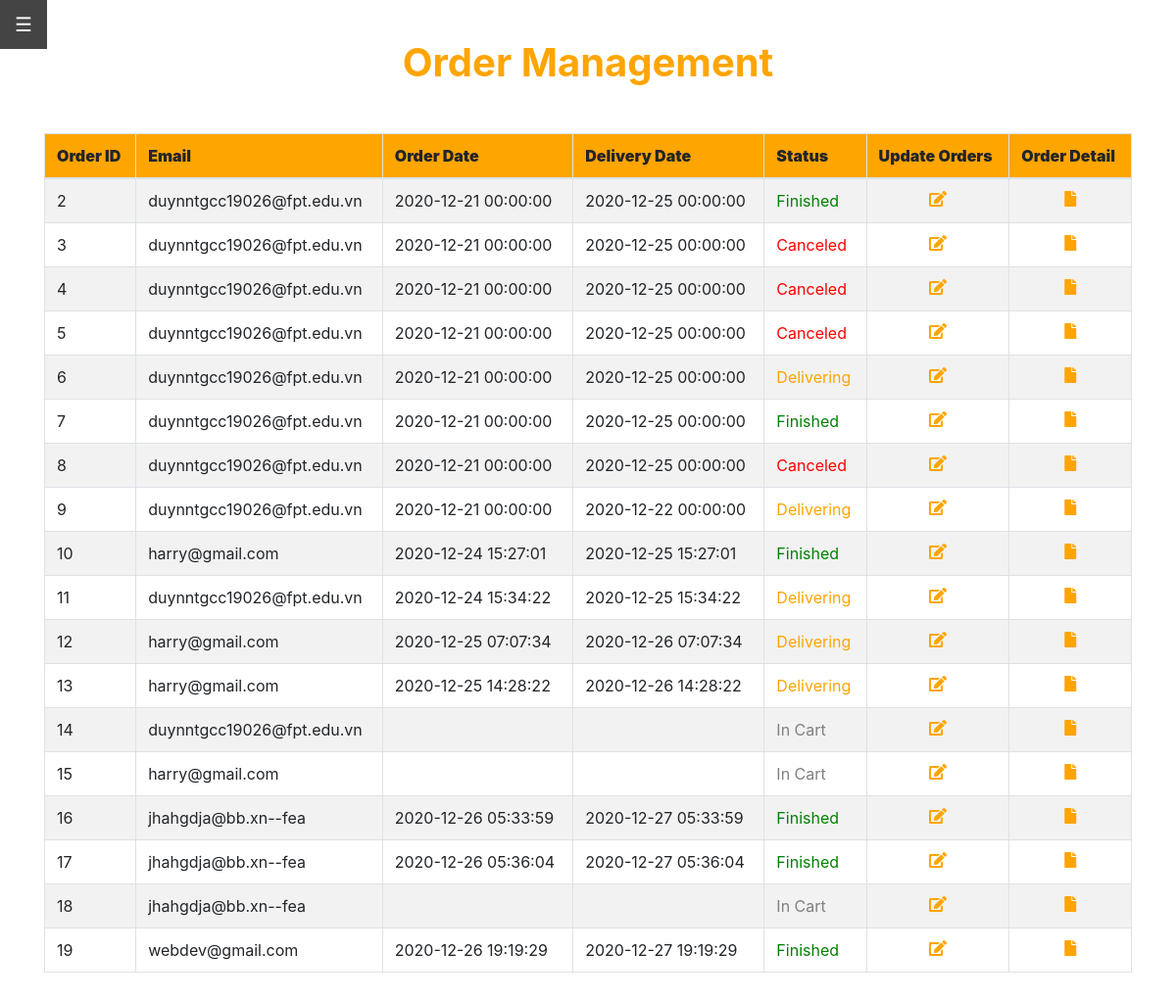
The page /admin-index.php?page=order_manage (signed in) on the database its author committed.
### tables this page shows
CREATE TABLE `order` (
  `OrderID` int(11) NOT NULL,
  `Email` varchar(200) NOT NULL,
  `OrderDate` datetime DEFAULT NULL,
  `DeliveryDate` datetime DEFAULT NULL,
  `Status` int(1) NOT NULL DEFAULT 0
);

### Order_Manage.php (the view, shortened to what this page needs)
<?php
    if(!isset($_GET['page']) || !isset($_SESSION['isAdmin']))
    {
        echo '<h1 style="color: red"><i class="fa fa-exclamation-circle" aria-hidden="true"></i> ACCESS DENIED!</h1>';
    }
    elseif($_SESSION['isAdmin'] != 1){
        echo '<h1 style="color: red"><i class="fa fa-exclamation-circle" aria-hidden="true"></i> ACCESS DENIED!</h1>';
    }
    else{
?>
    <div class="container">
<form name="order-manage" method="POST">
    <div align="center">
        <h1 style="padding-top: 1em; padding-bottom: 1em; font-weight: bold; color: orange;">Order Management</h1>
    </div>
        <table id="tableorder" class="table table-striped table-bordered" cellspacing="0" width="100%">
            <thead>
                <tr>
                    <th><strong>Order ID</strong></th>
                    <th><strong>Email</strong></th>
                    <th><strong>Order Date</strong></th>
                    <th><strong>Delivery Date</strong></th>
                    <th><strong>Status</strong></th>
                    <th><strong>Update Orders</strong></th>
                    <th><strong>Order Detail</strong></th>
                </tr>
            </thead>
            <tbody>
                <?php
                    include_once('connection.php');
                    $rs = mysqli_query($conn,"SELECT * FROM `order`");
                    while($row=mysqli_fetch_array($rs, MYSQLI_ASSOC))
                    {
                ?>
                    <tr>
                        <td>
                            <?php echo $row['OrderID']; ?> </td>
                        <td>
                            <?php echo $row['Email']; ?> </td>
                        <td>
                            <?php echo $row['OrderDate']; ?> </td>
                        <td>
                            <?php echo $row['DeliveryDate']; ?> </td>
                        <td>
                            <?php if($row['Status'] == -1) echo '<span style="color: red">Canceled</span>';
                        elseif($row['Status'] == 0) echo '<span style="color: gray">In Cart</span>';
                        elseif($row['Status'] == 1) echo '<span style="color: orange">Delivering</span>';
                        else echo '<span style="color: green">Finished</span>'; ?>
                        </td>
                        <td style="text-align: center;">
                            <a style='color: orange; font-size:100%;' href="admin-index.php?page=update_order&&id=<?php echo $row["OrderID"]; ?>"><i class="fas fa-edit"></i></a>
                        </td>
                        <td style="text-align: center;">
                            <a style='color: orange; font-size:100%;' href="admin-index.php?page=order_detail&&id=<?php echo $row["OrderID"]; ?>"><i class="fa fa-file"></i></a>
                        </td>
                    </tr>
                    <?php
                    }
                ?>
            </tbody>
        </table>
    </div>
<?php
    }
    ?>

### CSS/style.css (style rules this page uses)
thead { background-color: orange; }

### rows shown on the page
order: OrderID "2", Email "duynntgcc19026@fpt.edu.vn", OrderDate "2020-12-21 00:00:00", DeliveryDate "2020-12-25 00:00:00", Status "Finished"
order: OrderID "3", Email "duynntgcc19026@fpt.edu.vn", OrderDate "2020-12-21 00:00:00", DeliveryDate "2020-12-25 00:00:00", Status "Canceled"
order: OrderID "4", Email "duynntgcc19026@fpt.edu.vn", OrderDate "2020-12-21 00:00:00", DeliveryDate "2020-12-25 00:00:00", Status "Canceled"
order: OrderID "5", Email "duynntgcc19026@fpt.edu.vn", OrderDate "2020-12-21 00:00:00", DeliveryDate "2020-12-25 00:00:00", Status "Canceled"
order: OrderID "6", Email "duynntgcc19026@fpt.edu.vn", OrderDate "2020-12-21 00:00:00", DeliveryDate "2020-12-25 00:00:00", Status "Delivering"
order: OrderID "7", Email "duynntgcc19026@fpt.edu.vn", OrderDate "2020-12-21 00:00:00", DeliveryDate "2020-12-25 00:00:00", Status "Finished"
order: OrderID "8", Email "duynntgcc19026@fpt.edu.vn", OrderDate "2020-12-21 00:00:00", DeliveryDate "2020-12-25 00:00:00", Status "Canceled"
order: OrderID "9", Email "duynntgcc19026@fpt.edu.vn", OrderDate "2020-12-21 00:00:00", DeliveryDate "2020-12-22 00:00:00", Status "Delivering"
order: OrderID "10", Email "harry@gmail.com", OrderDate "2020-12-24 15:27:01", DeliveryDate "2020-12-25 15:27:01", Status "Finished"
order: OrderID "11", Email "duynntgcc19026@fpt.edu.vn", OrderDate "2020-12-24 15:34:22", DeliveryDate "2020-12-25 15:34:22", Status "Delivering"
order: OrderID "12", Email "harry@gmail.com", OrderDate "2020-12-25 07:07:34", DeliveryDate "2020-12-26 07:07:34", Status "Delivering"
order: OrderID "13", Email "harry@gmail.com", OrderDate "2020-12-25 14:28:22", DeliveryDate "2020-12-26 14:28:22", Status "Delivering"
order: OrderID "14", Email "duynntgcc19026@fpt.edu.vn", Status "In Cart"
order: OrderID "15", Email "harry@gmail.com", Status "In Cart"
order: OrderID "16", Email "jhahgdja@bb.xn--fea", OrderDate "2020-12-26 05:33:59", DeliveryDate "2020-12-27 05:33:59", Status "Finished"
order: OrderID "17", Email "jhahgdja@bb.xn--fea", OrderDate "2020-12-26 05:36:04", DeliveryDate "2020-12-27 05:36:04", Status "Finished"
order: OrderID "18", Email "jhahgdja@bb.xn--fea", Status "In Cart"
order: OrderID "19", Email "webdev@gmail.com", OrderDate "2020-12-26 19:19:29", DeliveryDate "2020-12-27 19:19:29", Status "Finished"
